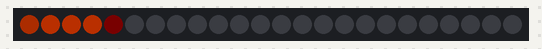
A sketch run on a simulated Arduino Uno, built with avr-gcc and run on an emulated ATmega328P. On the bench: 24 RGB LEDs in strip order, left to right. Dim RGB values are drawn brighter than linear.

Above: at 3.09 s.
At 7.54 s:
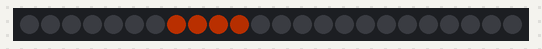
At 12.24 s:
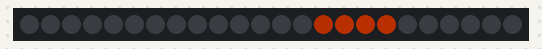
At 21.51 s:
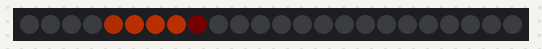
At 30.67 s:
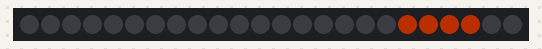
At 39.94 s:
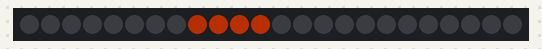

The sketch:

anti_ali.ino
```cpp
#include <FastLED.h>
#define DATA_PIN 3
//#define CLOCK_PIN 12
#define NUM_LEDS 24
CRGB leds[NUM_LEDS];


// Anti-aliased light bar example
//   v1 by Mark Kriegsman <kriegsman@tr.org>, November 29, 2013
//
// This example shows the basics of using variable pixel brightness
// as a form of anti-aliasing to animate effects on a sub-pixel level,
// which is useful for effects you want to be particularly "smooth".
//
// This animation shows two bars looping around an LED strip, one moving
// in blocky whole-pixel "integer" steps, and the other one moving
// by smoothly anti-aliased "fractional" (1/16th pixel) steps.
// The use of "16ths" (vs, say, 10ths) is totally arbitrary, but 16ths are
// a good balance of data size, expressive range, and code size and speed.
//
// Notionally, "I" is the Integer Bar, "F" is the Fractional Bar.

int     Ipos   = NUM_LEDS / 2; // position of the "integer-based bar"
int     Idelta = 1; // how many pixels to move the Integer Bar
uint8_t Ihue = 20; // color for Integer Bar

int     F16pos = 0; // position of the "fraction-based bar"
int     F16delta = 1; // how many 16ths of a pixel to move the Fractional Bar
uint8_t Fhue = 20; // color for Fractional Bar

int Width  = 4; // width of each light bar, in whole pixels

int InterframeDelay = 40; //ms


void setup() {
  delay(3000); // setup guard
  FastLED.addLeds<WS2812, DATA_PIN, GRB>(leds, NUM_LEDS);
  //FastLED.addLeds<APA102, DATA_PIN, CLOCK_PIN, BGR>(leds, NUM_LEDS);
  FastLED.setBrightness(90);
}

// Draw an "Integer Bar" of light starting at pixel 'pos', with given
// width (in whole pixels) and hue.
// This is not the interesting code.
void drawIntegerBar( int intpos, int width, uint8_t hue)
{
  int i = intpos; // start drawing at "I"
  for( int n = 0; n < width; n++) {
    leds[i] += CHSV( hue, 255, 255);
    i++;
    if( i == NUM_LEDS) i = 0; // wrap around
  }
}


// Draw a "Fractional Bar" of light starting at position 'pos16', which is counted in
// sixteenths of a pixel from the start of the strip.  Fractional positions are
// rendered using 'anti-aliasing' of pixel brightness.
// The bar width is specified in whole pixels.
// Arguably, this is the interesting code.
void drawFractionalBar( int pos16, int width, uint8_t hue)
{
  int i = pos16 / 16; // convert from pos to raw pixel number
  uint8_t frac = pos16 & 0x0F; // extract the 'factional' part of the position

  // brightness of the first pixel in the bar is 1.0 - (fractional part of position)
  // e.g., if the light bar starts drawing at pixel "57.9", then
  // pixel #57 should only be lit at 10% brightness, because only 1/10th of it
  // is "in" the light bar:
  //
  //                       57.9 . . . . . . . . . . . . . . . . . 61.9
  //                        v                                      v
  //  ---+---56----+---57----+---58----+---59----+---60----+---61----+---62---->
  //     |         |        X|XXXXXXXXX|XXXXXXXXX|XXXXXXXXX|XXXXXXXX |
  //  ---+---------+---------+---------+---------+---------+---------+--------->
  //                   10%       100%      100%      100%      90%
  //
  // the fraction we get is in 16ths and needs to be converted to 256ths,
  // so we multiply by 16.  We subtract from 255 because we want a high
  // fraction (e.g. 0.9) to turn into a low brightness (e.g. 0.1)
  uint8_t firstpixelbrightness = 255 - (frac * 16);

  // if the bar is of integer length, the last pixel's brightness is the
  // reverse of the first pixel's; see illustration above.
  uint8_t lastpixelbrightness  = 255 - firstpixelbrightness;

  // For a bar of width "N", the code has to consider "N+1" pixel positions,
  // which is why the "<= width" below instead of "< width".

  uint8_t bright;
  for( int n = 0; n <= width; n++) {
    if( n == 0) {
      // first pixel in the bar
      bright = firstpixelbrightness;
    } else if( n == width ) {
      // last pixel in the bar
      bright = lastpixelbrightness;
    } else {
      // middle pixels
      bright = 255;
    }

    leds[i] += CHSV( hue, 255, bright);
    i++;
    if( i == NUM_LEDS) i = 0; // wrap around
  }
}


void loop()
{
  // Update the "Fraction Bar" by 1/16th pixel every time
  F16pos += F16delta;

  // wrap around at end
  // remember that F16pos contains position in "16ths of a pixel"
  // so the 'end of the strip' is (NUM_LEDS * 16)
  if( F16pos >= (NUM_LEDS * 16)) {
    F16pos -= (NUM_LEDS * 16);
  }

  // For this demo, we want the Integer Bar and the Fraciton Bar
  // to move at the same speed down the strip.
  // The Fraction Bar moves 1/16th of a pixel each time through the
  // loop, so to get the same speed on the strip for the Integer Bar,
  // we need to move it by 1 full pixel -- but only every 16 times
  // through the loop.  'countdown' is used to tell when it's time
  // to advance the Integer Bar position again.
  static byte countdown = 0;
  if( countdown == 0) {
    countdown = 16; // reset countdown

    // advance Integer Bar one full pixel now
    Ipos += 1;
    // wrap around at end
    if( Ipos >= NUM_LEDS) {
      Ipos -= NUM_LEDS;
    }
   }
   // countdown is decremented every time through the loop
   countdown -= 1;

   // Draw everything:
   // clear the pixel buffer
   memset8( leds, 0, NUM_LEDS * sizeof(CRGB));
   // draw the Integer Bar, length=4px, hue=180
   //drawIntegerBar( Ipos, Width, Ihue);
   // draw the Fractional Bar, length=4px, hue=180
   drawFractionalBar( F16pos, Width, Fhue);

   FastLED.show();
   delay(InterframeDelay);
}
```
